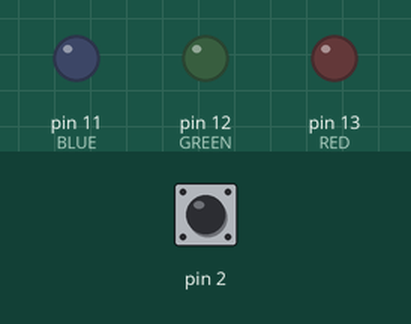
Simulated run of this sketch. Board: Arduino Uno, built with avr-gcc and run on an emulated ATmega328P. On the bench: output pins drawn as LEDs (lit = HIGH). Inputs (shaded band) come from the test bench; at power-on: pin 2 HIGH.

Above: at 0.2 s.
1.3 s: pin 2 pulled LOW for 0.15 s
At 2.2 s:
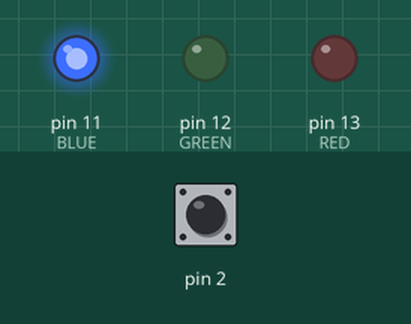
4.4 s: pin 2 pulled LOW for 1 s
At 6.0 s:
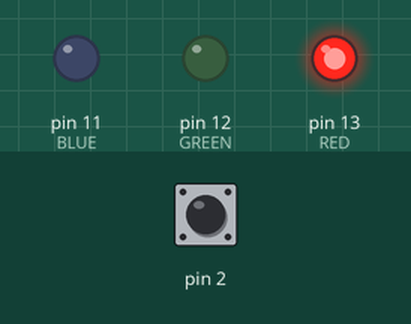
Timing chart, 0 to 14.4 s (numbered marks = the images above; inputs shaded):
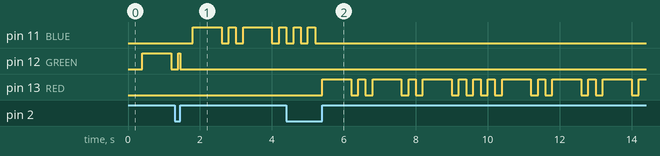

Measured:
- after the input at 1.3 s, pin 11 (BLUE): goes HIGH 0.80 s, LOW 0.20 s, HIGH 0.20 s, LOW 0.20 s, HIGH 0.80 s, LOW 0.20 s, then HIGH, starting after 0.50 s
- after the input at 4.4 s, pin 11 (BLUE): goes on until 5.2 s, then stays LOW; pin 13 (RED): LOW → HIGH after 1.0 s, → LOW 0.80 s later, → HIGH 0.20 s later, → LOW 0.20 s later, … (27 changes in this stretch)

The sketch:

main.ino
```cpp
#define RED 13              // číslo pinu, na kterém je červená LED
#define GREEN 12            // číslo pinu, na kterém je zelená LED
#define BLUE 11             // číslo pinu, na kterém je modrá LED

#define DOT 200             // doba bliknutí tečky
#define DASH 800            // doba bliknutí čárky
#define NO_LIGHT 200        // doba vypnutí LED mezi jednotlivými bliknutími

int color = RED;
int count = 1;

int lastState = LOW;
int currentState = HIGH;

void flash(int outPin, int doba){
  // parametr duration určuje dobu, kdy je LED zapnutá

    unsigned long time_now = millis();

    digitalWrite(color, 1);

    while(millis() < time_now + doba){
      check_button();
    }
    digitalWrite(color, 0);
    time_now = millis();
    while(millis() < time_now + NO_LIGHT){
      check_button();
    }
}

void morse(int outPin){

    flash(outPin, DOT);
    flash(outPin, DASH);

    flash(outPin, DOT);
    flash(outPin, DASH);
    flash(outPin, DOT);

    flash(outPin, DASH);
    flash(outPin, DOT);
    flash(outPin, DOT);
}

void check_button(){

  currentState = digitalRead(2);

  if(currentState == LOW){
    lastState = LOW;
  }

  if(lastState == LOW && currentState == HIGH){
      count++;
      lastState = currentState;
  }

   count = count % 4;

  switch(count){
    case 1:
      color = RED;
      digitalWrite(GREEN, 0);
      digitalWrite(BLUE, 0);
      break;
    case 2:
      color = GREEN;
      digitalWrite(RED, 0);
      digitalWrite(BLUE, 0);
        break;
    case 3:
      color = BLUE;
      digitalWrite(GREEN, 0);
      digitalWrite(RED, 0);
        break;
    default:
      color = RED;
      digitalWrite(GREEN, 0);
      digitalWrite(BLUE, 0);
      break;
  }
}

void setup() {
  // put your setup code here, to run once:
  pinMode(RED, OUTPUT);
  pinMode(GREEN, OUTPUT);
  pinMode(BLUE, OUTPUT);
  pinMode(2, INPUT_PULLUP);

}


void loop() {
  // put your main code here, to run repeatedly:

  morse(color);

}
```
